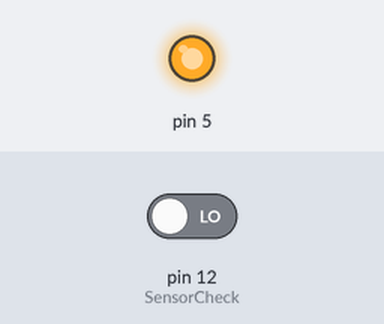
This sketch was run on a simulated Arduino Uno, built with avr-gcc and run on an emulated ATmega328P. On the bench: output pins drawn as LEDs (lit = HIGH). Inputs (shaded band) come from the test bench; at power-on: pin 12 (SensorCheck) LOW.

Above: at 0.1 s.
At 10.2 s:
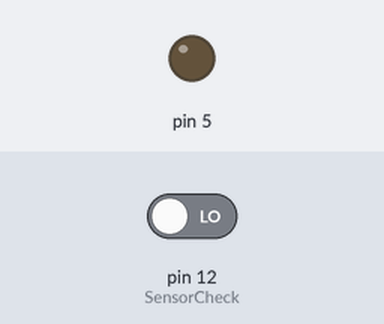
Timing chart, 0 to 11.7 s (numbered marks = the images above):
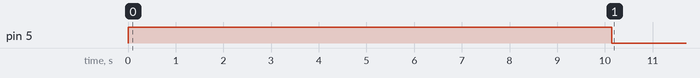

Measured:
- by itself, pin 5: LOW → HIGH at 0.00 s, → LOW 10.1 s later

The sketch:

Ozonator_software.ino
```cpp
int i;//для использования в циклах.
int t = 10000;//константа ожидания.
bool mood; //наличие движения.
int ozone = 0;//условное количество озона.
void setup() {
  // put your setup code here, to run once:
pinMode(12, INPUT);
pinMode(5, OUTPUT);
}
void SensorCheck(){
  if(digitalRead (12) == 1){
    mood = true;
    }
    else if(digitalRead (12) == 0){
      mood = false;
      }


  }

void DispenseGas(){

  digitalWrite(5, HIGH);
  for (i = 0; i<=t;i++){
    delay(1);
    ozone++;
    SensorCheck();
    }
  digitalWrite(5, LOW);
  for (i = 0; i<=10800000;i++){
    delay(1);
    SensorCheck();
    }
   ozone = 0;
  }
void loop() {
  SensorCheck();
  // put your main code here, to run repeatedly:
if(mood == true){
    SensorCheck();
    }else if(mood == false){
      if (ozone == 0){
     for (i = 0;i>=5000;i++){
      delay(1);
      SensorCheck();
      }
          DispenseGas();

      }else if (ozone > 0){
        for (i = 0;i>=ozone*1080;i++){
          delay(1);
          SensorCheck();
          }
          ozone = 0;
        }
    }
}
```
